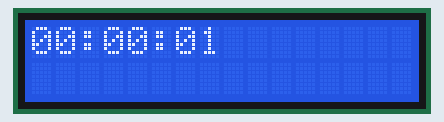
This sketch was run on a simulated Arduino Uno, built with avr-gcc and run on an emulated ATmega328P. On the bench: 16×2 character LCD. Sleep ends after the set time or at an interrupt.

Above: at 0.81 s.
At 5.6 s:
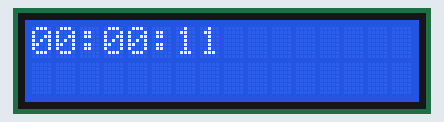
At 10.31 s:
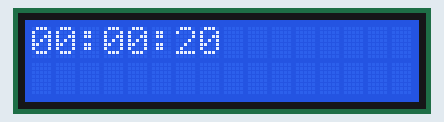
At 19.81 s:
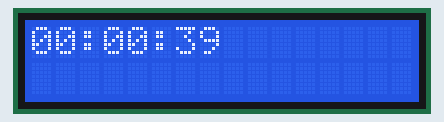
At 29.6 s:
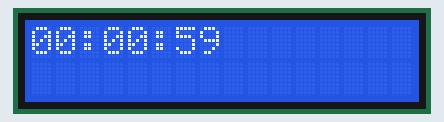
At 39.31 s:
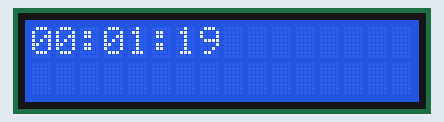

The sketch:

relojAHORROENERGIA.ino
```cpp
/*
 * UNIVERSIDAD TÉCNICA DEL NORTE
 * FICA-CIERCOM
 * SISTEMAS MICROPROCESADOS
 * Nombre: Chandi Brayan
 * Realizar un reloj dentro del arduino con el menor coste computacional
 * que se visualiza en una LCD (apagar los periféricos que no se usen).
 */
#include <LiquidCrystal.h>
#include <avr/power.h>
#include <avr/sleep.h>
#include <MsTimer2.h>
LiquidCrystal lcd(13, 12, 11, 10, 9, 8); //RS-E-D4-D5-D6-D7
 int seg=0, minut=0, hor=0;
void setup() {
  lcd.begin(16, 2);
  MsTimer2::set(500,reloj); //interrupcion del timer,entervalo en el que se va a ejecutar
  MsTimer2::start();
  lcd.setCursor(2, 0); // ubicacion del cursor dentrol de la lcd-columna,fila
  lcd.print(":"); //impresion que se desea mostrar en la lcd
  lcd.setCursor(5, 0);
  lcd.print(":");
  lcd.setCursor(0, 0);
  lcd.print('0');
  lcd.setCursor(1, 0);
  lcd.print('0');
  lcd.setCursor(3, 0);
  lcd.print('0');
  lcd.setCursor(4, 0);
  lcd.print('0');
  lcd.setCursor(6, 0);
  lcd.print('0');
  lcd.setCursor(7, 0);
  lcd.print('0');
  delay(200);
  set_sleep_mode(SLEEP_MODE_IDLE); //modo sleep
  sleep_enable();
  sleep_mode();
}

void loop() {
power_twi_disable(); //deshabilitar el modulo de interfaz de 2 cables
power_timer0_disable(); //deshabilitar el timer 0
power_timer1_disable(); //deshabilitar el timer 1
power_adc_disable(); // deshabilitar el modulo conversor de analogo a digital
power_spi_disable(); //deshabilitar el modulo de interfaz periferica en serie
power_usart0_disable(); //deshabilitar el modulo usart0
}
void reloj() {
  seg++; //incremento de segundos, variable inicial
  if (seg < 10) { //si segundos es menor a 10
    lcd.setCursor(7, 0); //se muestra el conteo en la columna 7 de la fila 0
    lcd.print(seg); //se imprime el valor del conteo
    lcd.setCursor(6, 0); //en la columna 6 y fila 0
    lcd.print('0'); //se imprime cero
  } else { //caso contrario los valores
    lcd.setCursor(6, 0); //se imprimen en la columna 6 fila 0
    lcd.print(seg);
  } //valores que tiene el conteo de segundos
  if (seg == 60) { //si el conteo de la variable seg llega a 60
    seg = 0; //la variable seg vuelve a ser 0 y se reinicia el conteo
    lcd.setCursor(6, 0); //en la columna 6 fila 0
    lcd.print(seg); //se vuelve a imprimir los valores dela variable seg
    seg++; //incrementos de valores en la variable
    minut++; //la variable minut empieza su incremento
    if (minut < 10) { //si minut es menor que 10
      lcd.setCursor(4, 0); //el cursor se ubica en la columna 4 fila 0
      lcd.print(minut); //se imprime el valor dela variable minut
      lcd.setCursor(3, 0); // y en la posicion columna 3 fila 0
      lcd.print('0');
    }// se imprime 0
    else { //caso contrario
      lcd.setCursor(3, 0); //en la posicion columna 3 fila 0
      lcd.print(minut); //se imprime el valor de conteo de la variable minut
    }
    if (minut == 60) { //si minut llega a 60
      minut = 0; //minut toma el valor de 0
      lcd.setCursor(4, 0); //el cursor en la posicion columna 4 fila 0
      lcd.print(minut); //se imprime el valor de la variable minut
      lcd.setCursor(3, 0); //el cursor esta en la posicion columna 3 fila 0
      lcd.print('0');  //se imprime el valor de 0
      hor++; //se incrementa la variable hor
      lcd.setCursor(0, 0); //cursor se ubica en la columna 0 fila 0
      lcd.print('0'); //se imprime el valor 0
      lcd.setCursor(1, 0); //en la columna 1 fila 0
      lcd.print('0'); // se imprime el valor 0
      if (hor < 10) { // si hor es menor a 10
        lcd.setCursor(1, 0); //en la columna 1 fila 0
        lcd.print(hor); // se imprime el valor de hor
        lcd.setCursor(0, 0); //en la columna 0 fila 0
        lcd.print('0'); //se imprime el valor 0
      } else { //caso contrario
        lcd.setCursor(0, 0); //en la columna 0 de la fila 0
        lcd.print(hor); //se imprime el valor de la variable hor
      }
    }
    if (seg == 60 && minut == 60 && hor == 24) { //si hora,minutos y segundos llegan a sus limites
      hor = 0;
      minut = 0; //las variables se reestablecen a 0
      hor = 0;
      lcd.setCursor(1, 0); // y se repite el ciclo
      lcd.print(hor);
      lcd.setCursor(4, 0);
      lcd.print(minut);
      lcd.setCursor(7, 0);
      lcd.print(seg);
      lcd.setCursor(0, 0);
      lcd.print('0');
      lcd.setCursor(3, 0);
      lcd.print('0');
      lcd.setCursor(6, 0);
      lcd.print('0');
    }
  }
}
```

Measured:
- what the display in image 0 shows lasts 0.5 s, from 0.6 s to 1.1 s
